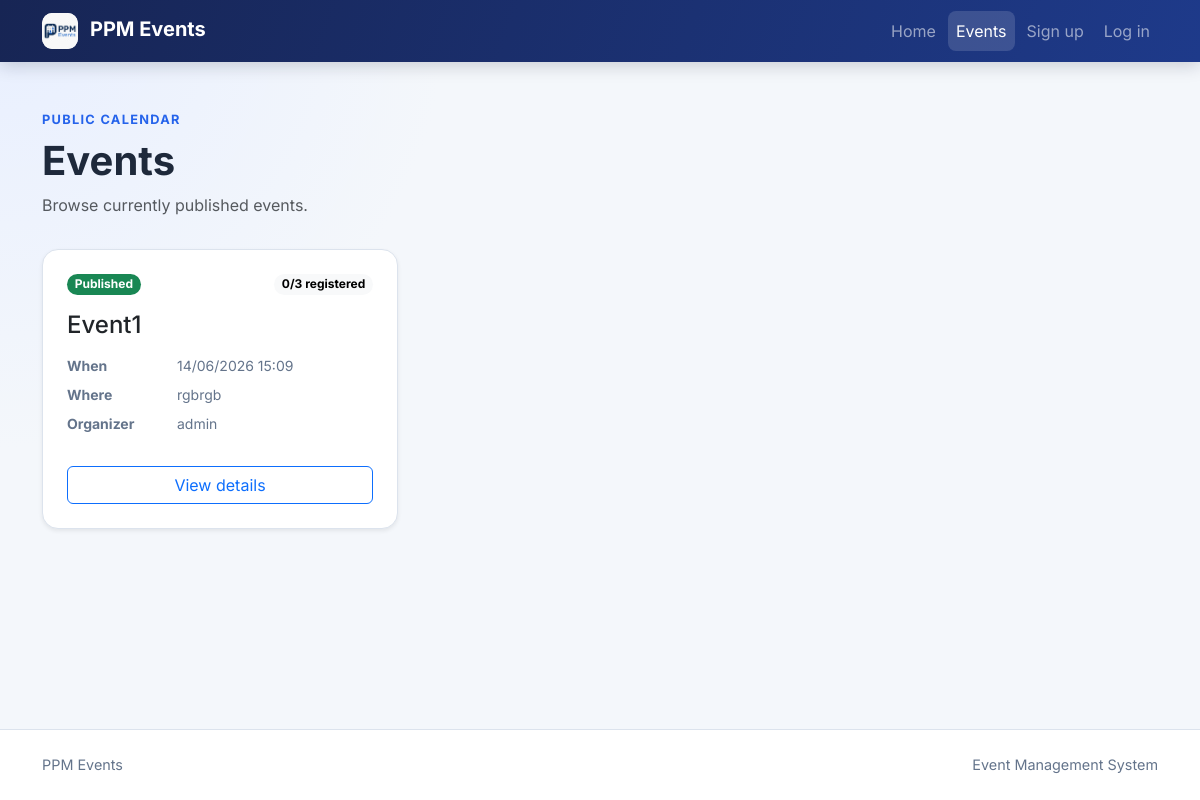
Page /events/ on the earlier database version.
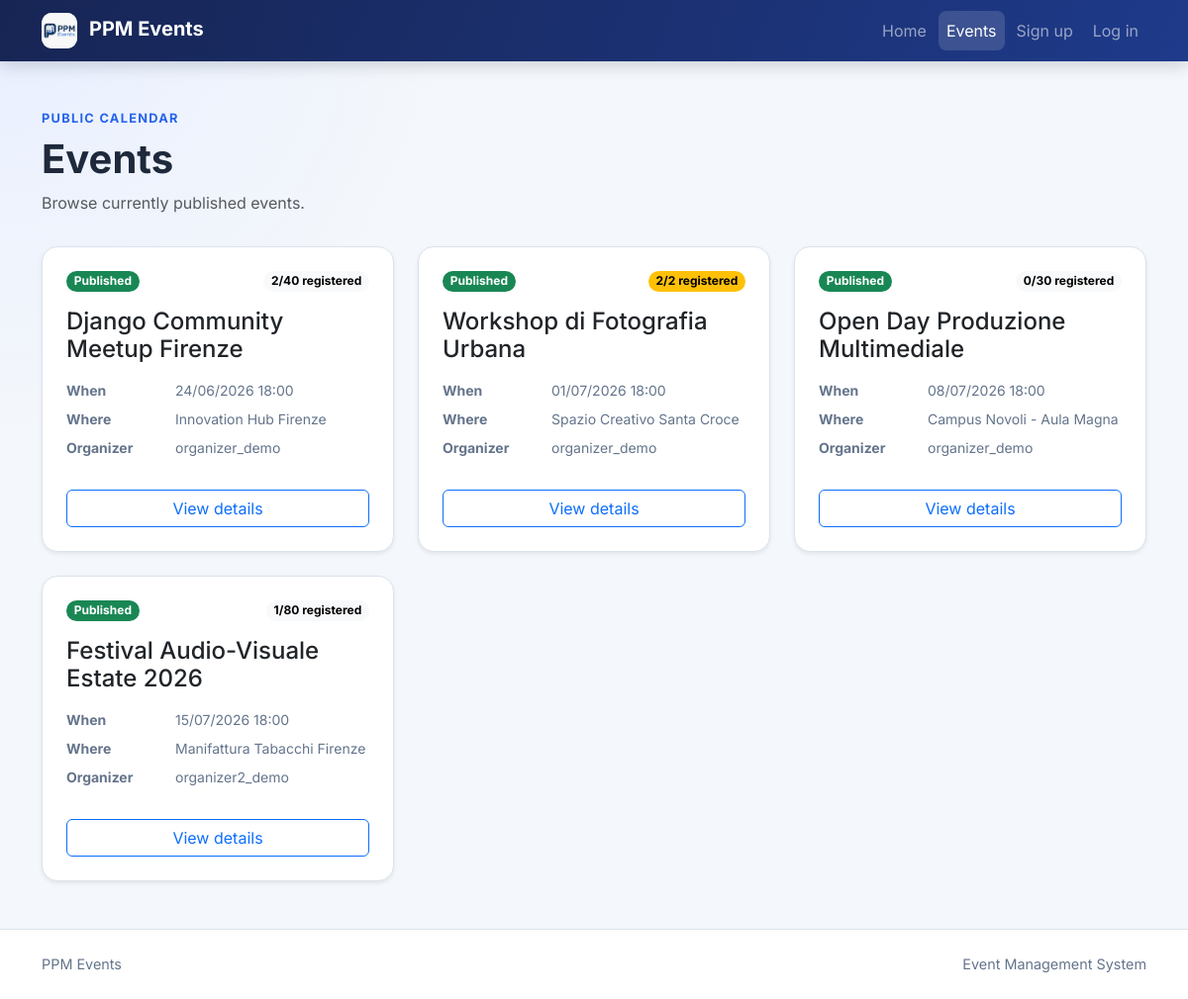
Same page on the later database version.
### events/models.py (models this page shows, shortened)
class Event(models.Model):
    class Status(models.TextChoices):
        DRAFT = "draft", "Draft"
        PUBLISHED = "published", "Published"
        CANCELLED = "cancelled", "Cancelled"
    organizer = models.ForeignKey(
        settings.AUTH_USER_MODEL,
        on_delete=models.CASCADE,
        related_name="organized_events",
    )
    title = models.CharField(max_length=200)
    description = models.TextField()
    starts_at = models.DateTimeField()
    ends_at = models.DateTimeField()
    location = models.CharField(max_length=255)
    capacity = models.PositiveIntegerField(
        validators=[MinValueValidator(1)],
    )
    status = models.CharField(
        max_length=20,
        choices=Status.choices,
        default=Status.DRAFT,
    )
    created_at = models.DateTimeField(auto_now_add=True)
    updated_at = models.DateTimeField(auto_now=True)
    objects = EventQuerySet.as_manager()
    class Meta:
        ordering = ["starts_at", "title"]
        constraints = [
            models.CheckConstraint(
                condition=Q(capacity__gte=1),
                name="event_capacity_at_least_one",
            ),
            models.CheckConstraint(
                condition=Q(ends_at__gt=F("starts_at")),
                name="event_ends_after_start",
            ),
        ]
        indexes = [
            models.Index(fields=["status", "starts_at"]),
            models.Index(fields=["organizer", "starts_at"]),
        ]
    def get_absolute_url(self):
        return reverse("events:detail", kwargs={"pk": self.pk})

### events/views.py (the view)
# urls.py: path("events/", EventListView.as_view(), name="list"),
class EventListView(ListView):
    model = Event
    template_name = "events/event_list.html"
    context_object_name = "events"
    def get_queryset(self):
        return (
            Event.objects.public()
            .select_related("organizer")
            .annotate(registration_count=Count("registrations"))
        )

### accounts/context_processors.py (called while the page is built)
def roles(request):
    return {
        "user_is_attendee": is_attendee(request.user),
        "user_is_organizer": is_organizer(request.user),
    }

### accounts/roles.py (called while the page is built)
def get_user_roles(user):
    if not user.is_authenticated:
        return frozenset()
    if not hasattr(user, "_ppm_role_names"):
        user._ppm_role_names = frozenset(
            user.groups.values_list("name", flat=True)
        )
    return user._ppm_role_names

def user_has_role(user, role):
    return role.value in get_user_roles(user)

def is_admin(user):
    return user.is_authenticated and user.is_staff

def is_attendee(user):
    return (
        user_has_role(user, Role.ATTENDEE)
        or user_has_role(user, Role.ORGANIZER)
        or is_admin(user)
    )

def is_organizer(user):
    return user_has_role(user, Role.ORGANIZER) or is_admin(user)

### events/models.py (called while the page is built)
    def public(self):
        return self.filter(status=Event.Status.PUBLISHED)

### templates/events/event_list.html (shortened to what this page needs)
{% extends "base.html" %}
{% block content %}
<header class="page-header">
    <p class="page-kicker mb-2">Public calendar</p>
    <div class="d-flex flex-column flex-sm-row justify-content-between gap-3">
        <div>
            <h1 class="display-6 fw-bold mb-2">Events</h1>
            <p class="text-body-secondary mb-0">
                Browse currently published events.
            </p>
        </div>
    </div>
</header>
{% if events %}
    <div class="row g-4">
        {% for event in events %}
            <div class="col-md-6 col-xl-4">
                <article class="card event-card h-100 shadow-sm">
                    <div class="card-body d-flex flex-column p-4">
                        <div class="d-flex justify-content-between gap-2 mb-3">
                            {% include "includes/event_status_badge.html" %}
                            <span class="badge rounded-pill {% if event.registration_count >= event.capacity %}text-bg-warning{% else %}text-bg-light{% endif %}">
                                {{ event.registration_count }}/{{ event.capacity }}
                                registered
                            </span>
                        </div>
                        <h2 class="h4 card-title mb-3">{{ event.title }}</h2>
                        <dl class="row event-meta small mb-4">
                            <dt class="col-4">When</dt>
                            <dd class="col-8">
                                {{ event.starts_at|date:"d/m/Y H:i" }}
                            </dd>
                            <dt class="col-4">Where</dt>
                            <dd class="col-8">{{ event.location }}</dd>
                            <dt class="col-4">Organizer</dt>
                            <dd class="col-8">
                                {{ event.organizer.get_username }}
                            </dd>
                        </dl>
                        <a
                            class="btn btn-outline-primary mt-auto stretched-link"
                            href="{{ event.get_absolute_url }}"
                            aria-label="View details for {{ event.title }}"
                        >
                            View details
                        </a>
                    </div>
                </article>
            </div>
        {% endfor %}
    </div>
{% else %}
    {% include "includes/empty_state.html" with title="No events available" description="There are no published events at the moment. Check back later for new events." %}
{% endif %}
{% endblock %}

### templates/includes/event_status_badge.html
{% if event.status == "published" %}
    <span class="badge rounded-pill text-bg-success">Published</span>
{% elif event.status == "cancelled" %}
    <span class="badge rounded-pill text-bg-danger">Cancelled</span>
{% else %}
    <span class="badge rounded-pill text-bg-secondary">Draft</span>
{% endif %}

Differences in the rows shown:
removed Event: status "Published", registration_count "0", capacity "3", title "Event1", starts_at "14/06/2026 15:09", location "rgbrgb", organizer.get_username "admin"
added Event: status "Published", registration_count "2", capacity "40", title "Django Community Meetup Firenze", starts_at "24/06/2026 18:00", location "Innovation Hub Firenze", organizer.get_username "organizer_demo"
added Event: status "Published", registration_count "2", capacity "2", title "Workshop di Fotografia Urbana", starts_at "01/07/2026 18:00", location "Spazio Creativo Santa Croce", organizer.get_username "organizer_demo"
added Event: status "Published", registration_count "0", capacity "30", title "Open Day Produzione Multimediale", starts_at "08/07/2026 18:00", location "Campus Novoli - Aula Magna", organizer.get_username "organizer_demo"
added Event: status "Published", registration_count "1", capacity "80", title "Festival Audio-Visuale Estate 2026", starts_at "15/07/2026 18:00", location "Manifattura Tabacchi Firenze", organizer.get_username "organizer2_demo"
